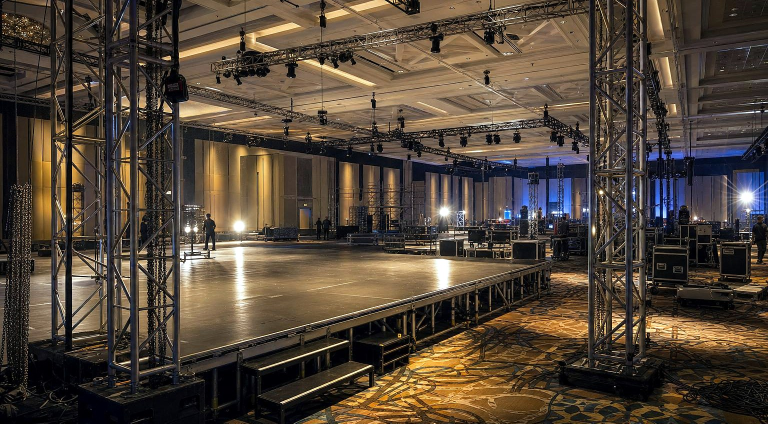
#> input picture images/gal-build.jpg, 1536 x 847 px, given in place of 9.jpg, which was not available (shown at 1/2 size)
$ python process_photos.py images
#> lines starting #> are read from the running program, lines starting #| are printed output that depends on the picture; pictures that were not available may be replaced by others from this repository, and a replacement may not be noted
# -*- coding: utf-8 -*-
"""قصّ وتنقية صور الملف التعريفي المرسلة من المؤسس (مصدرها غير موثّق: مخزنة/مولّدة).
الاستعمال: python3 process_photos.py <مجلد المصادر>  (يتوقع 4.jpg ... 11.jpg؛ 12.jpg غير مستخدمة)"""
import sys, os
from PIL import Image, ImageEnhance, ImageFilter, ImageOps
SRC = sys.argv[1]
OUT = os.path.join(os.path.dirname(os.path.abspath(__file__)), "images")
os.makedirs(OUT, exist_ok=True)
# (الناتج, المصدر, (يسار, أعلى, يمين, أسفل) كنِسَب, الحجم المعروض px)
JOBS = [
 ("svc-ads",    "9.jpg",  (0.03, 0.00, 0.96, 1.00), (880, 540)),   # شاشة إعلانية LED
 ("svc-events", "4.jpg",  (0.00, 0.00, 0.91, 1.00), (880, 540)),   # مسرح وإضاءة (بلا علامة المولّد أسفل اليمين)
 ("svc-brand",  "5.jpg",  (0.03, 0.00, 0.94, 1.00), (880, 540)),   # واجهة محل
 ("svc-exp",    "11.jpg", (0.00, 0.035, 1.00, 0.965), (880, 540)), # جدار عرض تفاعلي
 ("overview",   "4.jpg",  (0.00, 0.17, 0.93, 0.93), (560, 250)),
 ("method",     "10.jpg", (0.06, 0.00, 0.516, 1.00), (520, 760)),  # تجهيز مسرح وخشبة وصواري إضاءة
 ("gal-lounge", "8.jpg",  (0.00, 0.10, 1.00, 0.93), (544, 300)),
 ("gal-build",  "10.jpg", (0.00, 0.12, 1.00, 0.95), (544, 300)),
]
for name, f, (l, t, r, b), (w, h) in JOBS:
    im = ImageOps.exif_transpose(Image.open(os.path.join(SRC, f))).convert("RGB")
#> im is the input picture: PIL image 1536x847 RGB; mean R, G, B 82.2, 69.3, 56.2
    W, H = im.size
#> W = 1536; H = 847
    im = im.crop((round(l*W), round(t*H), round(r*W), round(b*H)))
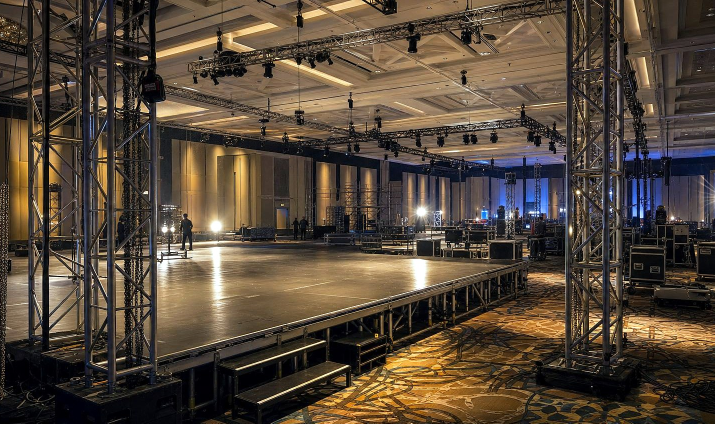
#> im: PIL image 1429x847 RGB (shown at 1/2 size); mean R, G, B 84.8, 71.3, 57.3
    tr, cr = w / h, im.width / im.height
#> tr = 1.63; cr = 1.69
    if cr > tr: nw = round(im.height*tr); x0 = (im.width-nw)//2; im = im.crop((x0, 0, x0+nw, im.height))
#> after `nw = round(im.height * tr)`: nw = 1380
#> after `x0 = (im.width - nw) // 2`: x0 = 24
#> after `im = im.crop((x0, 0, x0 + nw, im.height))`:
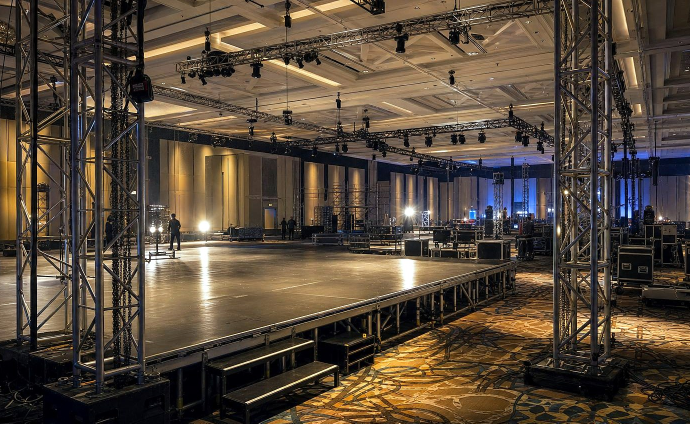
#> im: PIL image 1380x847 RGB (shown at 1/2 size); mean R, G, B 85.9, 72.1, 57.8
    elif cr < tr: nh = round(im.width/tr); y0 = (im.height-nh)//2; im = im.crop((0, y0, im.width, y0+nh))
    im = ImageOps.autocontrast(im, cutoff=0.3)
    im = ImageEnhance.Contrast(im).enhance(1.03)
    scale = min(max(w / im.width, 1.0), 1.25)          # تكبير طفيف فقط عند الضرورة
#> scale = 1
    if scale > 1.0: im = im.resize((round(im.width*scale), round(im.height*scale)), Image.LANCZOS)
    im = im.filter(ImageFilter.UnsharpMask(radius=1.2, percent=45, threshold=3))
    im.save(os.path.join(OUT, f"{name}.jpg"), quality=88, optimize=True, progressive=True)
    print(f"{name:10s} <- {f} -> {im.size} (هدف {w}x{h}){'  ⚠ دقة أقل من المعروض' if im.width < w else ''}")
#| svc-ads    <- 9.jpg -> (1380, 847) (هدف 880x540)
#> pass 2 of the loop `for name, f, (l, t, r, b), (w, h) in JOBS:`:
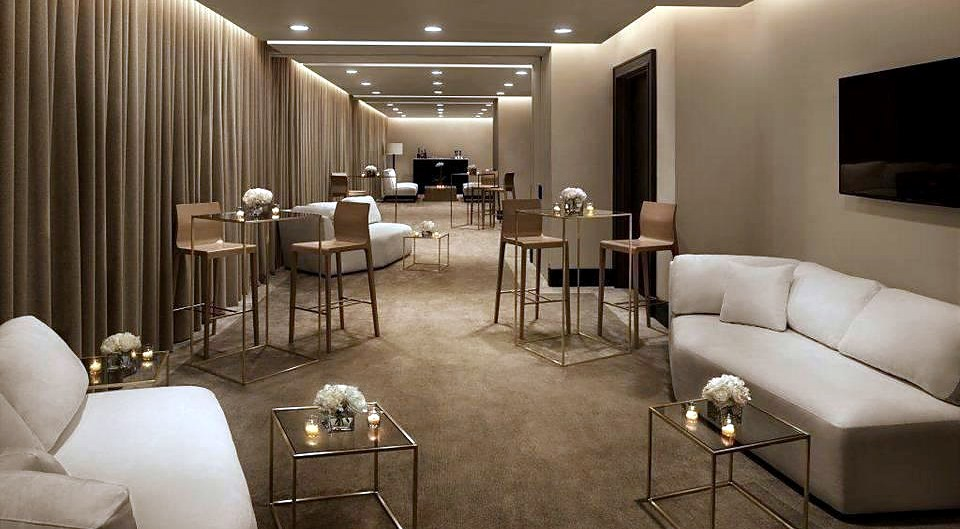
#> input picture images/gal-lounge.jpg, 960 x 529 px, given in place of 4.jpg, which was not available
#> im is the input picture: PIL image 960x529 RGB; mean R, G, B 118.7, 103.6, 87.4
#> `im = im.crop((round(l*W), round(t*H), round(r*W), round(b*H)))`:
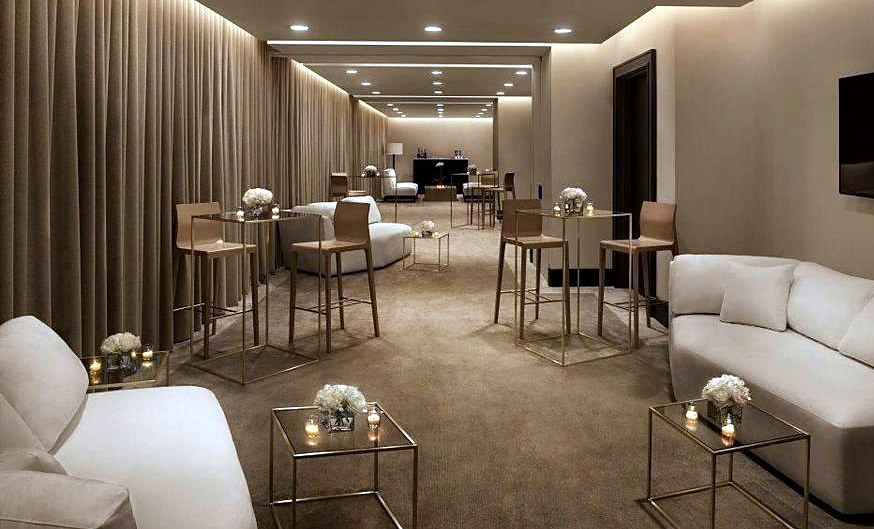
#> im: PIL image 874x529 RGB; mean R, G, B 121.9, 106.2, 89.4
#> `im = im.crop((x0, 0, x0 + nw, im.height))`:
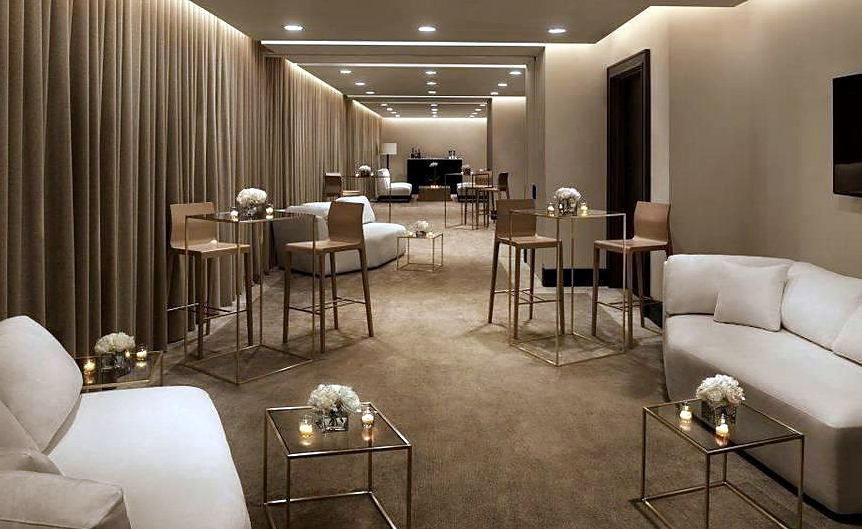
#> im: PIL image 862x529 RGB; mean R, G, B 122.2, 106.5, 89.6
#| svc-events <- 4.jpg -> (880, 540) (هدف 880x540)
#> (the run stopped early here; a loop or call above may not have finished)
